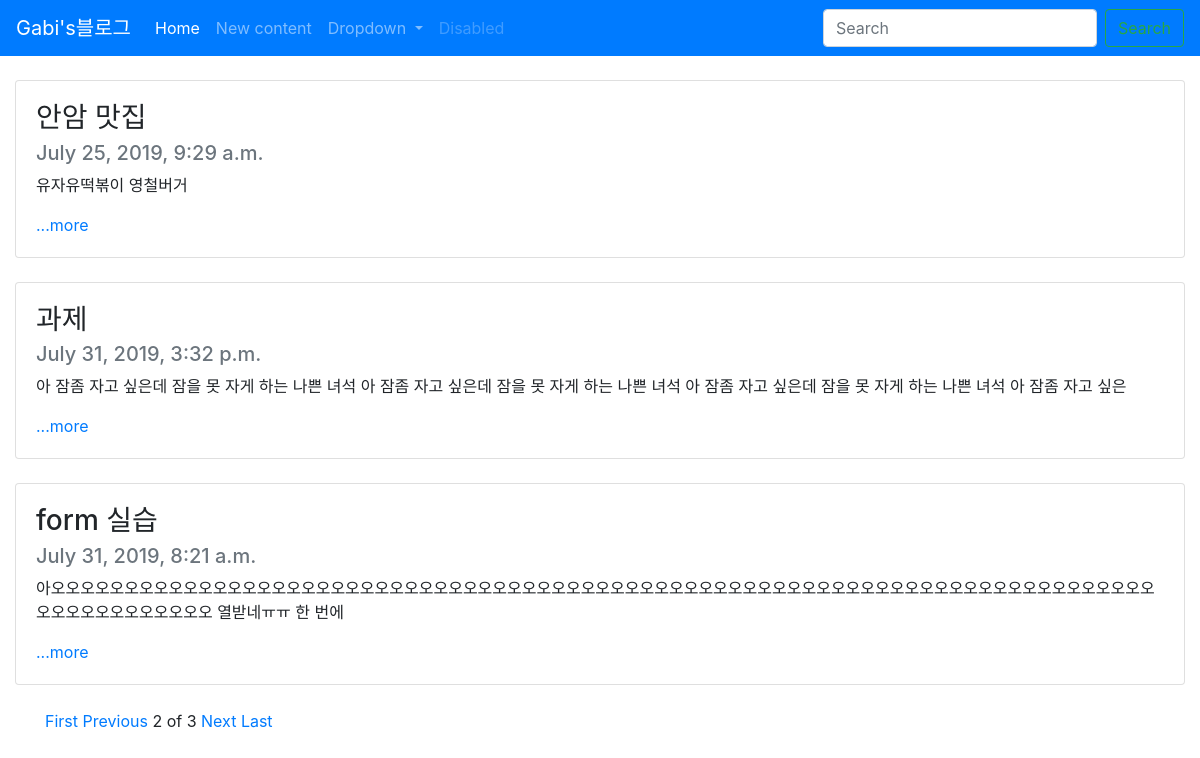
Screenshot of /?page=2 with the database file from the repository.
### blog/models.py (models this page shows, shortened)
class Blog(models.Model):
    title = models.CharField(max_length=200)
    pub_date = models.DateTimeField('date published')
    body = models.TextField()
    def summary(self):
        return self.body[:100]

### blog/views.py (the view)
# urls.py: 2. Add a URL to urlpatterns:  path('', views.home, name='home')
def home(request):
    blogs = Blog.objects
    blog_list = Blog.objects.all()
    paginator = Paginator(blog_list,3)
    page = request.GET.get('page')
    post = paginator.get_page(page)
    return render(request, 'home.html', {'blogs' : blogs, 'posts':post})

### blog/templates/home.html
{% extends 'base.html'%}
{% block contents %}
<body>
<br>
{% for blog in posts %}
    <div class = "container-fluid">
    <div class="card">
    <div class="card-body">
    <h3 class="card-title">{{blog.title}}</h3>
    <h5 class="card-subtitle mb-2 text-muted">{{blog.pub_date}}</h5>
    <p class="card-text">{{blog.summary}}</p>
    <a href="{%url 'detail' blog.id%}" class="card-link">...more</a>
  </div>
</div><br>
    </div>
{% endfor%}
<div class = "container">
{% if posts.has_previous %}
<a href="?page=1">First</a>
<a href="?page={{posts.previous_page_number}}">Previous</a>
{% endif%}
<span>{{posts.number}}</span>
<span>of</span>
<span>{{posts.paginator.num_pages}}</span>
{% if posts.has_next %}
<a href="?page={{posts.next_page_number}}">Next</a>
<a href="?page={{posts.paginator.num_pages}}">Last</a>
{% endif %}
</div>
</body>
{% endblock %}

### rows the page displays
Blog: title "안암 맛집", pub_date "July 25, 2019, 9:29 a.m.", summary "유자유떡볶이 영철버거"
Blog: title "과제", pub_date "July 31, 2019, 3:32 p.m.", summary "아 잠좀 자고 싶은데 잠을 못 자게 하는 나쁜 녀석 아 잠좀 자고 싶은데 잠을 못 자게 하는 나쁜 녀석 아 잠좀 자고 싶은데 잠을 못 자게 하는 나쁜 녀석 아 잠좀 자고 싶은"
Blog: title "form 실습", pub_date "July 31, 2019, 8:21 a.m.", summary "아오오오오오오오오오오오오오오오오오오오오오오오오오오오오오오오오오오오오오오오오오오오오오오오오오오오오오오오오오오오오오오오오오오오오오오오오오오오오오오오오오오오오오오오 열받네ㅠㅠ 한 번에"

### other values shown
{{ posts.number }} "2"
{{ posts.paginator.num_pages }} "3"
